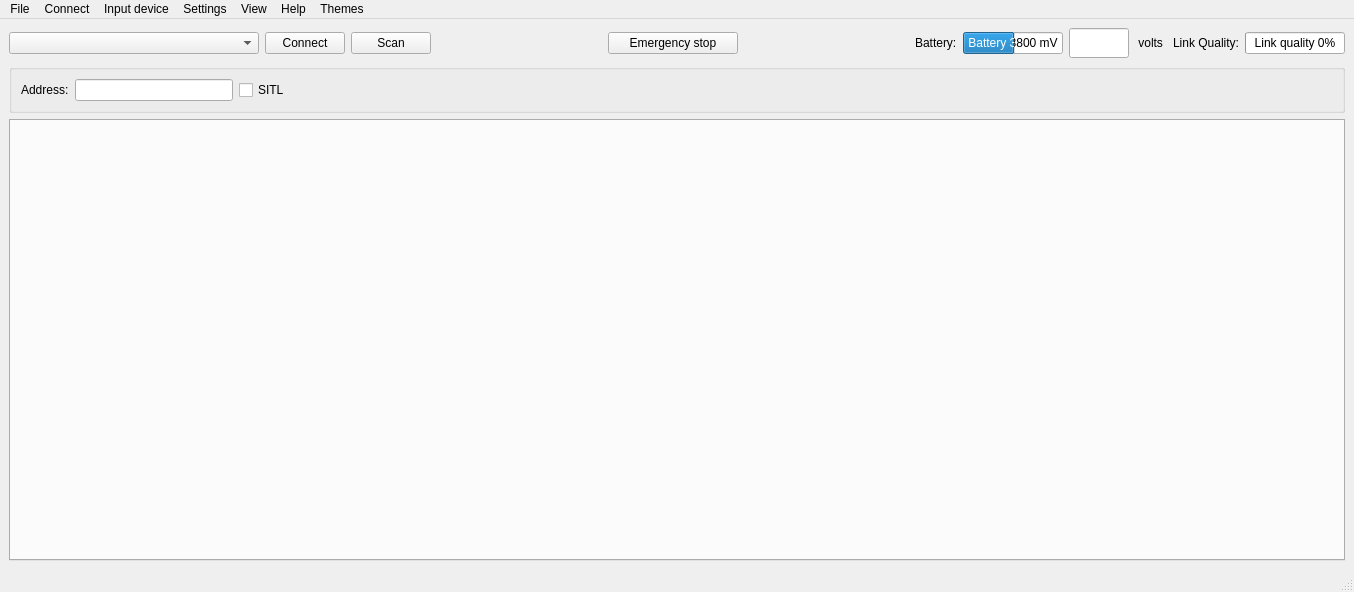
<?xml version="1.0" encoding="UTF-8"?>
<ui version="4.0">
 <class>MainWindow</class>
 <widget class="QMainWindow" name="MainWindow">
  <property name="geometry">
   <rect>
    <x>0</x>
    <y>0</y>
    <width>1354</width>
    <height>592</height>
   </rect>
  </property>
  <property name="windowTitle">
   <string>Crazyflie Nano Quadcopter Control</string>
  </property>
  <property name="statusTip">
   <string/>
  </property>
  <widget class="QWidget" name="centralwidget">
   <layout class="QGridLayout" name="gridLayout">
    <item row="0" column="0">
     <layout class="QVBoxLayout" name="verticalLayout_2">
      <item>
       <layout class="QGridLayout" name="gridLayout_2">
        <item row="0" column="6">
         <widget class="QLabel" name="batteryLabel">
          <property name="text">
           <string>Battery:</string>
          </property>
         </widget>
        </item>
        <item row="0" column="2">
         <widget class="QPushButton" name="scanButton">
          <property name="minimumSize">
           <size>
            <width>50</width>
            <height>0</height>
           </size>
          </property>
          <property name="text">
           <string>Scan</string>
          </property>
         </widget>
        </item>
        <item row="0" column="11">
         <widget class="QProgressBar" name="linkQualityBar">
          <property name="minimumSize">
           <size>
            <width>30</width>
            <height>0</height>
           </size>
          </property>
          <property name="maximumSize">
           <size>
            <width>100</width>
            <height>16777215</height>
           </size>
          </property>
          <property name="maximum">
           <number>100</number>
          </property>
          <property name="value">
           <number>0</number>
          </property>
          <property name="textVisible">
           <bool>true</bool>
          </property>
          <property name="format">
           <string>Link quality %p%</string>
          </property>
         </widget>
        </item>
        <item row="0" column="4">
         <widget class="QPushButton" name="esButton">
          <property name="sizePolicy">
           <sizepolicy hsizetype="Minimum" vsizetype="Fixed">
            <horstretch>0</horstretch>
            <verstretch>0</verstretch>
           </sizepolicy>
          </property>
          <property name="minimumSize">
           <size>
            <width>130</width>
            <height>0</height>
           </size>
          </property>
          <property name="text">
           <string>Emergency stop</string>
          </property>
         </widget>
        </item>
        <item row="0" column="9">
         <widget class="QLabel" name="label">
          <property name="text">
           <string> volts </string>
          </property>
         </widget>
        </item>
        <item row="0" column="1">
         <widget class="QPushButton" name="connectButton">
          <property name="minimumSize">
           <size>
            <width>80</width>
            <height>0</height>
           </size>
          </property>
          <property name="toolTip">
           <string/>
          </property>
          <property name="text">
           <string>Connect</string>
          </property>
         </widget>
        </item>
        <item row="0" column="7">
         <widget class="QProgressBar" name="batteryBar">
          <property name="minimumSize">
           <size>
            <width>30</width>
            <height>0</height>
           </size>
          </property>
          <property name="maximumSize">
           <size>
            <width>100</width>
            <height>16777215</height>
           </size>
          </property>
          <property name="minimum">
           <number>3400</number>
          </property>
          <property name="maximum">
           <number>4180</number>
          </property>
          <property name="value">
           <number>3800</number>
          </property>
          <property name="textVisible">
           <bool>true</bool>
          </property>
          <property name="invertedAppearance">
           <bool>false</bool>
          </property>
          <property name="textDirection">
           <enum>QProgressBar::TopToBottom</enum>
          </property>
          <property name="format">
           <string>Battery %v mV</string>
          </property>
         </widget>
        </item>
        <item row="0" column="0">
         <widget class="QComboBox" name="interfaceCombo">
          <property name="sizePolicy">
           <sizepolicy hsizetype="Maximum" vsizetype="Fixed">
            <horstretch>2</horstretch>
            <verstretch>0</verstretch>
           </sizepolicy>
          </property>
          <property name="minimumSize">
           <size>
            <width>160</width>
            <height>0</height>
           </size>
          </property>
          <property name="maximumSize">
           <size>
            <width>250</width>
            <height>16777215</height>
           </size>
          </property>
          <property name="editable">
           <bool>false</bool>
          </property>
         </widget>
        </item>
        <item row="0" column="8">
         <widget class="QLineEdit" name="_aff_volts">
          <property name="enabled">
           <bool>true</bool>
          </property>
          <property name="sizePolicy">
           <sizepolicy hsizetype="Fixed" vsizetype="Fixed">
            <horstretch>0</horstretch>
            <verstretch>0</verstretch>
           </sizepolicy>
          </property>
          <property name="minimumSize">
           <size>
            <width>60</width>
            <height>30</height>
           </size>
          </property>
          <property name="maximumSize">
           <size>
            <width>60</width>
            <height>40</height>
           </size>
          </property>
          <property name="alignment">
           <set>Qt::AlignRight|Qt::AlignTrailing|Qt::AlignVCenter</set>
          </property>
          <property name="readOnly">
           <bool>true</bool>
          </property>
         </widget>
        </item>
        <item row="0" column="10">
         <widget class="QLabel" name="linkQualityLabel">
          <property name="text">
           <string>Link Quality:</string>
          </property>
         </widget>
        </item>
        <item row="0" column="3">
         <spacer name="horizontalSpacer">
          <property name="orientation">
           <enum>Qt::Horizontal</enum>
          </property>
          <property name="sizeHint" stdset="0">
           <size>
            <width>40</width>
            <height>20</height>
           </size>
          </property>
         </spacer>
        </item>
        <item row="0" column="5">
         <spacer name="horizontalSpacer_3">
          <property name="orientation">
           <enum>Qt::Horizontal</enum>
          </property>
          <property name="sizeHint" stdset="0">
           <size>
            <width>40</width>
            <height>20</height>
           </size>
          </property>
         </spacer>
        </item>
       </layout>
      </item>
      <item>
       <widget class="QGroupBox" name="groupBox">
        <layout class="QHBoxLayout" stretch="0,0,0">
         <item>
          <widget class="QLabel" name="addressLabel">
           <property name="text">
            <string>Address:</string>
           </property>
          </widget>
         </item>
         <item>
          <!-- <widget class="HexSpinBox" name="address"> -->
          <widget class="AddressBox" name="address">
           <property name="sizePolicy">
            <sizepolicy hsizetype="Fixed" vsizetype="Fixed">
             <horstretch>0</horstretch>
             <verstretch>0</verstretch>
            </sizepolicy>
           </property>
           <property name="minimumSize">
            <size>
             <width>158</width>
             <height>0</height>
            </size>
           </property>
          </widget>
         </item>
         <item>
          <widget class="QCheckBox" name="sitlCheckBox">
           <property name="text">
            <string>SITL</string>
           </property>
          </widget>
         </item>
         <item>
          <spacer name="horizontalSpacer_2">
           <property name="orientation">
            <enum>Qt::Horizontal</enum>
           </property>
           <property name="sizeHint" stdset="0">
            <size>
             <width>40</width>
             <height>20</height>
            </size>
           </property>
          </spacer>
         </item>
        </layout>
       </widget>
      </item>
      <item>
       <widget class="QScrollArea" name="scrollArea">
        <property name="autoFillBackground">
         <bool>false</bool>
        </property>
        <property name="frameShape">
         <enum>QFrame::NoFrame</enum>
        </property>
        <property name="frameShadow">
         <enum>QFrame::Sunken</enum>
        </property>
        <property name="lineWidth">
         <number>1</number>
        </property>
        <property name="verticalScrollBarPolicy">
         <enum>Qt::ScrollBarAsNeeded</enum>
        </property>
        <property name="widgetResizable">
         <bool>true</bool>
        </property>
        <widget class="QWidget" name="scrollAreaWidgetContents">
         <property name="geometry">
          <rect>
           <x>0</x>
           <y>0</y>
           <width>1334</width>
           <height>414</height>
          </rect>
         </property>
         <property name="sizePolicy">
          <sizepolicy hsizetype="Expanding" vsizetype="Expanding">
           <horstretch>0</horstretch>
           <verstretch>0</verstretch>
          </sizepolicy>
         </property>
         <layout class="QGridLayout" name="gridLayout_3">
          <property name="sizeConstraint">
           <enum>QLayout::SetNoConstraint</enum>
          </property>
          <property name="leftMargin">
           <number>0</number>
          </property>
          <property name="topMargin">
           <number>0</number>
          </property>
          <property name="rightMargin">
           <number>0</number>
          </property>
          <property name="bottomMargin">
           <number>0</number>
          </property>
          <item row="0" column="0">
           <widget class="QTabWidget" name="tab_widget">
            <property name="sizePolicy">
             <sizepolicy hsizetype="Expanding" vsizetype="Expanding">
              <horstretch>0</horstretch>
              <verstretch>0</verstretch>
             </sizepolicy>
            </property>
            <property name="currentIndex">
             <number>-1</number>
            </property>
           </widget>
          </item>
         </layout>
        </widget>
       </widget>
      </item>
     </layout>
    </item>
   </layout>
  </widget>
  <widget class="QMenuBar" name="menubar">
   <property name="geometry">
    <rect>
     <x>0</x>
     <y>0</y>
     <width>1354</width>
     <height>22</height>
    </rect>
   </property>
   <widget class="QMenu" name="menuFile">
    <property name="title">
     <string>File</string>
    </property>
    <addaction name="separator"/>
    <addaction name="menuItemExit"/>
   </widget>
   <widget class="QMenu" name="menuView">
    <property name="title">
     <string>View</string>
    </property>
   </widget>
   <widget class="QMenu" name="menuHelp">
    <property name="title">
     <string>Help</string>
    </property>
    <addaction name="menuItemAbout"/>
   </widget>
   <widget class="QMenu" name="menuSettings">
    <property name="title">
     <string>Settings</string>
    </property>
    <addaction name="logConfigAction"/>
    <addaction name="separator"/>
    <addaction name="_menuItem_openconfigfolder"/>
   </widget>
   <widget class="QMenu" name="menuConnect">
    <property name="title">
     <string>Connect</string>
    </property>
    <addaction name="menuItemConnect"/>
    <addaction name="menuItemBootloader"/>
    <addaction name="_menu_cf2_config"/>
   </widget>
   <widget class="QMenu" name="_menu_inputdevice">
    <property name="title">
     <string>Input device</string>
    </property>
    <addaction name="menuItemConfInputDevice"/>
    <addaction name="_menuitem_rescandevices"/>
    <addaction name="separator"/>
   </widget>
   <widget class="QMenu" name="menuThemes">
    <property name="title">
     <string>Themes</string>
    </property>
   </widget>
   <addaction name="menuFile"/>
   <addaction name="menuConnect"/>
   <addaction name="_menu_inputdevice"/>
   <addaction name="menuSettings"/>
   <addaction name="menuView"/>
   <addaction name="menuHelp"/>
   <addaction name="menuThemes"/>
  </widget>
  <widget class="QStatusBar" name="statusbar"/>
  <action name="menuItemConnect">
   <property name="text">
    <string>Connect Ctrl+C</string>
   </property>
   <property name="shortcut">
    <string/>
   </property>
  </action>
  <action name="menuItemExit">
   <property name="text">
    <string>Exit</string>
   </property>
   <property name="shortcut">
    <string>Ctrl+Q</string>
   </property>
  </action>
  <action name="menuItemRegulation">
   <property name="checkable">
    <bool>true</bool>
   </property>
   <property name="text">
    <string>Regulation</string>
   </property>
  </action>
  <action name="menuItemPlot">
   <property name="checkable">
    <bool>true</bool>
   </property>
   <property name="text">
    <string>Plotting</string>
   </property>
  </action>
  <action name="menuItemFlightdata">
   <property name="checkable">
    <bool>true</bool>
   </property>
   <property name="text">
    <string>Flight data</string>
   </property>
  </action>
  <action name="menuItemService">
   <property name="checkable">
    <bool>true</bool>
   </property>
   <property name="text">
    <string>Service</string>
   </property>
  </action>
  <action name="menuItemAbout">
   <property name="text">
    <string>About</string>
   </property>
   <property name="menuRole">
    <enum>QAction::NoRole</enum>
   </property>
  </action>
  <action name="menuItemConfInputDevice">
   <property name="text">
    <string>Configure device mapping</string>
   </property>
   <property name="menuRole">
    <enum>QAction::NoRole</enum>
   </property>
  </action>
  <action name="actionSelect_input_device">
   <property name="text">
    <string>Select input device</string>
   </property>
  </action>
  <action name="menuItemConsole">
   <property name="text">
    <string>Console</string>
   </property>
  </action>
  <action name="logConfigAction">
   <property name="enabled">
    <bool>false</bool>
   </property>
   <property name="text">
    <string>Logging configurations</string>
   </property>
   <property name="menuRole">
    <enum>QAction::NoRole</enum>
   </property>
  </action>
  <action name="actionOptions">
   <property name="text">
    <string>Options</string>
   </property>
   <property name="menuRole">
    <enum>QAction::NoRole</enum>
   </property>
  </action>
  <action name="menuItemBootloader">
   <property name="text">
    <string>Bootloader</string>
   </property>
  </action>
  <action name="actionAsdfasdf">
   <property name="text">
    <string>asdfasdf</string>
   </property>
  </action>
  <action name="actionSdfasdf">
   <property name="text">
    <string>sdfasdf</string>
   </property>
  </action>
  <action name="_menuitem_rescandevices">
   <property name="enabled">
    <bool>false</bool>
   </property>
   <property name="text">
    <string>Rescan devices</string>
   </property>
  </action>
  <action name="_menuItem_openconfigfolder">
   <property name="text">
    <string>Open config folder</string>
   </property>
  </action>
  <action name="_menu_cf2_config">
   <property name="enabled">
    <bool>false</bool>
   </property>
   <property name="text">
    <string>Configure 2.x</string>
   </property>
   <property name="menuRole">
    <enum>QAction::NoRole</enum>
   </property>
  </action>
 </widget>
 <customwidgets>
  <customwidget>
   <!-- <class>HexSpinBox</class>
   <extends>QSpinBox</extends>
   <header>cfclient.ui.widgets.hexspinbox</header> -->
   <class>AddressBox</class>
   <extends>QLineEdit</extends>
   <header>cfclient.ui.widgets.addressbox</header>
  </customwidget>
 </customwidgets>
 <resources/>
 <connections/>
</ui>
